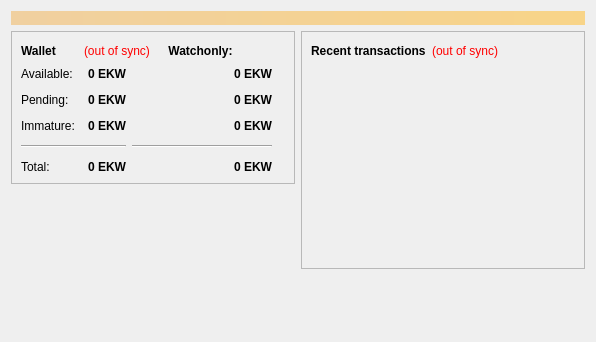
<?xml version="1.0" encoding="UTF-8"?>
<ui version="4.0">
 <class>OverviewPage</class>
 <widget class="QWidget" name="OverviewPage">
  <property name="geometry">
   <rect>
    <x>0</x>
    <y>0</y>
    <width>596</width>
    <height>342</height>
   </rect>
  </property>
  <property name="windowTitle">
   <string>Form</string>
  </property>
  <layout class="QVBoxLayout" name="topLayout">
   <item>
    <widget class="QLabel" name="labelAlerts">
     <property name="visible">
      <bool>false</bool>
     </property>
     <property name="styleSheet">
      <string notr="true">background-color: qlineargradient(x1: 0, y1: 0, x2: 1, y2: 0, stop:0 #F0D0A0, stop:1 #F8D488); color:#000000;</string>
     </property>
     <property name="wordWrap">
      <bool>true</bool>
     </property>
     <property name="margin">
      <number>3</number>
     </property>
    </widget>
   </item>
   <item>
    <layout class="QHBoxLayout" name="horizontalLayout" stretch="1,1">
     <item>
      <layout class="QVBoxLayout" name="verticalLayout_2">
       <item>
        <widget class="QFrame" name="frame">
         <property name="frameShape">
          <enum>QFrame::StyledPanel</enum>
         </property>
         <property name="frameShadow">
          <enum>QFrame::Raised</enum>
         </property>
         <layout class="QVBoxLayout" name="verticalLayout_4">
          <item>
           <layout class="QHBoxLayout" name="horizontalLayout_4">
            <item>
             <layout class="QHBoxLayout" name="horizontalLayout_7">
              <item>
               <widget class="QLabel" name="label_5">
                <property name="font">
                 <font>
                  <weight>75</weight>
                  <bold>true</bold>
                 </font>
                </property>
                <property name="text">
                 <string>Wallet</string>
                </property>
               </widget>
              </item>
              <item>
               <widget class="QLabel" name="labelWalletStatus">
                <property name="toolTip">
                 <string>The displayed information may be out of date. Your wallet automatically synchronizes with the Ekwicoin network after a connection is established, but this process has not completed yet.</string>
                </property>
                <property name="styleSheet">
                 <string notr="true">QLabel { color: red; }</string>
                </property>
                <property name="text">
                 <string notr="true">(out of sync)</string>
                </property>
                <property name="alignment">
                 <set>Qt::AlignLeading|Qt::AlignLeft|Qt::AlignVCenter</set>
                </property>
               </widget>
              </item>
             </layout>
            </item>
            <item>
             <layout class="QHBoxLayout" name="horizontalLayout_8">
              <item>
               <widget class="QLabel" name="labelWatchonly">
                <property name="font">
                 <font>
                  <weight>75</weight>
                  <bold>true</bold>
                 </font>
                </property>
                <property name="text">
                 <string>Watchonly:</string>
                </property>
                <property name="alignment">
                 <set>Qt::AlignCenter</set>
                </property>
               </widget>
              </item>
              <item>
               <spacer name="horizontalSpacer_2">
                <property name="orientation">
                 <enum>Qt::Horizontal</enum>
                </property>
                <property name="sizeType">
                 <enum>QSizePolicy::Preferred</enum>
                </property>
                <property name="sizeHint" stdset="0">
                 <size>
                  <width>40</width>
                  <height>20</height>
                 </size>
                </property>
               </spacer>
              </item>
             </layout>
            </item>
           </layout>
          </item>
          <item>
           <layout class="QHBoxLayout" name="horizontalLayout_3">
            <item>
             <layout class="QFormLayout" name="formLayout_2">
              <property name="fieldGrowthPolicy">
               <enum>QFormLayout::AllNonFixedFieldsGrow</enum>
              </property>
              <property name="horizontalSpacing">
               <number>12</number>
              </property>
              <property name="verticalSpacing">
               <number>12</number>
              </property>
              <item row="0" column="0">
               <widget class="QLabel" name="label">
                <property name="text">
                 <string>Available:</string>
                </property>
               </widget>
              </item>
              <item row="0" column="1">
               <widget class="QLabel" name="labelBalance">
                <property name="font">
                 <font>
                  <weight>75</weight>
                  <bold>true</bold>
                 </font>
                </property>
                <property name="cursor">
                 <cursorShape>IBeamCursor</cursorShape>
                </property>
                <property name="toolTip">
                 <string>Your current spendable balance</string>
                </property>
                <property name="text">
                 <string notr="true">0 EKW</string>
                </property>
                <property name="alignment">
                 <set>Qt::AlignRight|Qt::AlignTrailing|Qt::AlignVCenter</set>
                </property>
                <property name="textInteractionFlags">
                 <set>Qt::LinksAccessibleByMouse|Qt::TextSelectableByKeyboard|Qt::TextSelectableByMouse</set>
                </property>
               </widget>
              </item>
              <item row="1" column="0">
               <widget class="QLabel" name="label_3">
                <property name="text">
                 <string>Pending:</string>
                </property>
               </widget>
              </item>
              <item row="1" column="1">
               <widget class="QLabel" name="labelUnconfirmed">
                <property name="font">
                 <font>
                  <weight>75</weight>
                  <bold>true</bold>
                 </font>
                </property>
                <property name="cursor">
                 <cursorShape>IBeamCursor</cursorShape>
                </property>
                <property name="toolTip">
                 <string>Total of transactions that have yet to be confirmed, and do not yet count toward the spendable balance</string>
                </property>
                <property name="text">
                 <string notr="true">0 EKW</string>
                </property>
                <property name="alignment">
                 <set>Qt::AlignRight|Qt::AlignTrailing|Qt::AlignVCenter</set>
                </property>
                <property name="textInteractionFlags">
                 <set>Qt::LinksAccessibleByMouse|Qt::TextSelectableByKeyboard|Qt::TextSelectableByMouse</set>
                </property>
               </widget>
              </item>
              <item row="2" column="0">
               <widget class="QLabel" name="labelImmatureText">
                <property name="text">
                 <string>Immature:</string>
                </property>
               </widget>
              </item>
              <item row="2" column="1">
               <widget class="QLabel" name="labelImmature">
                <property name="font">
                 <font>
                  <weight>75</weight>
                  <bold>true</bold>
                 </font>
                </property>
                <property name="cursor">
                 <cursorShape>IBeamCursor</cursorShape>
                </property>
                <property name="toolTip">
                 <string>Mined balance that has not yet matured</string>
                </property>
                <property name="text">
                 <string notr="true">0 EKW</string>
                </property>
                <property name="alignment">
                 <set>Qt::AlignRight|Qt::AlignTrailing|Qt::AlignVCenter</set>
                </property>
                <property name="textInteractionFlags">
                 <set>Qt::LinksAccessibleByMouse|Qt::TextSelectableByKeyboard|Qt::TextSelectableByMouse</set>
                </property>
               </widget>
              </item>
              <item row="3" column="0" colspan="2">
               <widget class="Line" name="line">
                <property name="orientation">
                 <enum>Qt::Horizontal</enum>
                </property>
               </widget>
              </item>
              <item row="4" column="0">
               <widget class="QLabel" name="labelTotalText">
                <property name="text">
                 <string>Total:</string>
                </property>
               </widget>
              </item>
              <item row="4" column="1">
               <widget class="QLabel" name="labelTotal">
                <property name="font">
                 <font>
                  <weight>75</weight>
                  <bold>true</bold>
                 </font>
                </property>
                <property name="cursor">
                 <cursorShape>IBeamCursor</cursorShape>
                </property>
                <property name="toolTip">
                 <string>Your current total balance</string>
                </property>
                <property name="text">
                 <string notr="true">0 EKW</string>
                </property>
                <property name="alignment">
                 <set>Qt::AlignRight|Qt::AlignTrailing|Qt::AlignVCenter</set>
                </property>
                <property name="textInteractionFlags">
                 <set>Qt::LinksAccessibleByMouse|Qt::TextSelectableByKeyboard|Qt::TextSelectableByMouse</set>
                </property>
               </widget>
              </item>
             </layout>
            </item>
            <item>
             <layout class="QFormLayout" name="formLayout">
              <property name="fieldGrowthPolicy">
               <enum>QFormLayout::AllNonFixedFieldsGrow</enum>
              </property>
              <property name="horizontalSpacing">
               <number>12</number>
              </property>
              <property name="verticalSpacing">
               <number>12</number>
              </property>
              <item row="0" column="1">
               <widget class="QLabel" name="labelWatchAvailable">
                <property name="font">
                 <font>
                  <weight>75</weight>
                  <bold>true</bold>
                 </font>
                </property>
                <property name="cursor">
                 <cursorShape>IBeamCursor</cursorShape>
                </property>
                <property name="toolTip">
                 <string>Your current balance in watchonly addresses</string>
                </property>
                <property name="text">
                 <string>0 EKW</string>
                </property>
                <property name="alignment">
                 <set>Qt::AlignRight|Qt::AlignTrailing|Qt::AlignVCenter</set>
                </property>
                <property name="textInteractionFlags">
                 <set>Qt::LinksAccessibleByMouse|Qt::TextSelectableByKeyboard|Qt::TextSelectableByMouse</set>
                </property>
               </widget>
              </item>
              <item row="1" column="1">
               <widget class="QLabel" name="labelWatchPending">
                <property name="font">
                 <font>
                  <weight>75</weight>
                  <bold>true</bold>
                 </font>
                </property>
                <property name="cursor">
                 <cursorShape>IBeamCursor</cursorShape>
                </property>
                <property name="toolTip">
                 <string>Unconfirmed transactions to watchonly addresses</string>
                </property>
                <property name="text">
                 <string>0 EKW</string>
                </property>
                <property name="alignment">
                 <set>Qt::AlignRight|Qt::AlignTrailing|Qt::AlignVCenter</set>
                </property>
                <property name="textInteractionFlags">
                 <set>Qt::LinksAccessibleByMouse|Qt::TextSelectableByKeyboard|Qt::TextSelectableByMouse</set>
                </property>
               </widget>
              </item>
              <item row="2" column="1">
               <widget class="QLabel" name="labelWatchImmature">
                <property name="font">
                 <font>
                  <weight>75</weight>
                  <bold>true</bold>
                 </font>
                </property>
                <property name="cursor">
                 <cursorShape>IBeamCursor</cursorShape>
                </property>
                <property name="toolTip">
                 <string>Mined balance in watchonly addresses that has not yet matured</string>
                </property>
                <property name="text">
                 <string>0 EKW</string>
                </property>
                <property name="alignment">
                 <set>Qt::AlignRight|Qt::AlignTrailing|Qt::AlignVCenter</set>
                </property>
                <property name="textInteractionFlags">
                 <set>Qt::LinksAccessibleByMouse|Qt::TextSelectableByKeyboard|Qt::TextSelectableByMouse</set>
                </property>
               </widget>
              </item>
              <item row="3" column="0" colspan="2">
               <widget class="Line" name="lineWatchBalance">
                <property name="sizePolicy">
                 <sizepolicy hsizetype="Preferred" vsizetype="Fixed">
                  <horstretch>0</horstretch>
                  <verstretch>0</verstretch>
                 </sizepolicy>
                </property>
                <property name="minimumSize">
                 <size>
                  <width>140</width>
                  <height>0</height>
                 </size>
                </property>
                <property name="orientation">
                 <enum>Qt::Horizontal</enum>
                </property>
               </widget>
              </item>
              <item row="4" column="1">
               <widget class="QLabel" name="labelWatchTotal">
                <property name="font">
                 <font>
                  <weight>75</weight>
                  <bold>true</bold>
                 </font>
                </property>
                <property name="cursor">
                 <cursorShape>IBeamCursor</cursorShape>
                </property>
                <property name="toolTip">
                 <string>Current total balance in watchonly addresses</string>
                </property>
                <property name="text">
                 <string>0 EKW</string>
                </property>
                <property name="alignment">
                 <set>Qt::AlignRight|Qt::AlignTrailing|Qt::AlignVCenter</set>
                </property>
                <property name="textInteractionFlags">
                 <set>Qt::LinksAccessibleByMouse|Qt::TextSelectableByKeyboard|Qt::TextSelectableByMouse</set>
                </property>
               </widget>
              </item>
             </layout>
            </item>
            <item>
             <spacer name="horizontalSpacer_3">
              <property name="orientation">
               <enum>Qt::Horizontal</enum>
              </property>
              <property name="sizeType">
               <enum>QSizePolicy::Expanding</enum>
              </property>
              <property name="sizeHint" stdset="0">
               <size>
                <width>20</width>
                <height>20</height>
               </size>
              </property>
             </spacer>
            </item>
           </layout>
          </item>
         </layout>
        </widget>
       </item>
       <item>
        <spacer name="verticalSpacer">
         <property name="orientation">
          <enum>Qt::Vertical</enum>
         </property>
         <property name="sizeHint" stdset="0">
          <size>
           <width>20</width>
           <height>40</height>
          </size>
         </property>
        </spacer>
       </item>
      </layout>
     </item>
     <item>
      <layout class="QVBoxLayout" name="verticalLayout_3">
       <item>
        <widget class="QFrame" name="frame_2">
         <property name="frameShape">
          <enum>QFrame::StyledPanel</enum>
         </property>
         <property name="frameShadow">
          <enum>QFrame::Raised</enum>
         </property>
         <layout class="QVBoxLayout" name="verticalLayout">
          <item>
           <layout class="QHBoxLayout" name="horizontalLayout_2">
            <item>
             <widget class="QLabel" name="label_4">
              <property name="text">
               <string>&lt;b&gt;Recent transactions&lt;/b&gt;</string>
              </property>
             </widget>
            </item>
            <item>
             <widget class="QLabel" name="labelTransactionsStatus">
              <property name="toolTip">
               <string>The displayed information may be out of date. Your wallet automatically synchronizes with the Ekwicoin network after a connection is established, but this process has not completed yet.</string>
              </property>
              <property name="styleSheet">
               <string notr="true">QLabel { color: red; }</string>
              </property>
              <property name="text">
               <string notr="true">(out of sync)</string>
              </property>
              <property name="alignment">
               <set>Qt::AlignRight|Qt::AlignTrailing|Qt::AlignVCenter</set>
              </property>
             </widget>
            </item>
            <item>
             <spacer name="horizontalSpacer">
              <property name="orientation">
               <enum>Qt::Horizontal</enum>
              </property>
              <property name="sizeHint" stdset="0">
               <size>
                <width>40</width>
                <height>20</height>
               </size>
              </property>
             </spacer>
            </item>
           </layout>
          </item>
          <item>
           <widget class="QListView" name="listTransactions">
            <property name="styleSheet">
             <string notr="true">QListView { background: transparent; }</string>
            </property>
            <property name="frameShape">
             <enum>QFrame::NoFrame</enum>
            </property>
            <property name="verticalScrollBarPolicy">
             <enum>Qt::ScrollBarAlwaysOff</enum>
            </property>
            <property name="horizontalScrollBarPolicy">
             <enum>Qt::ScrollBarAlwaysOff</enum>
            </property>
            <property name="selectionMode">
             <enum>QAbstractItemView::NoSelection</enum>
            </property>
           </widget>
          </item>
         </layout>
        </widget>
       </item>
       <item>
        <spacer name="verticalSpacer_2">
         <property name="orientation">
          <enum>Qt::Vertical</enum>
         </property>
         <property name="sizeHint" stdset="0">
          <size>
           <width>20</width>
           <height>40</height>
          </size>
         </property>
        </spacer>
       </item>
      </layout>
     </item>
    </layout>
   </item>
  </layout>
 </widget>
 <resources/>
 <connections/>
</ui>
